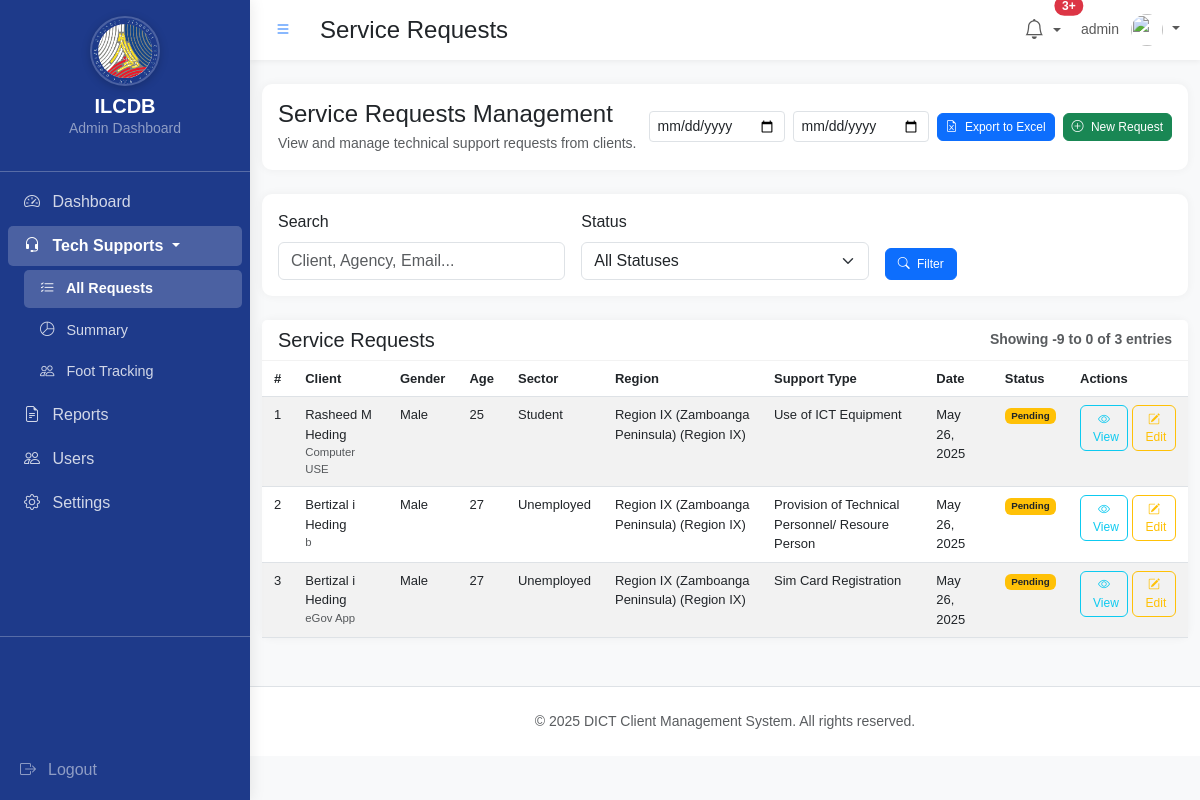
/admin/service-requests.php (signed in), run on an earlier commit of the app's database.
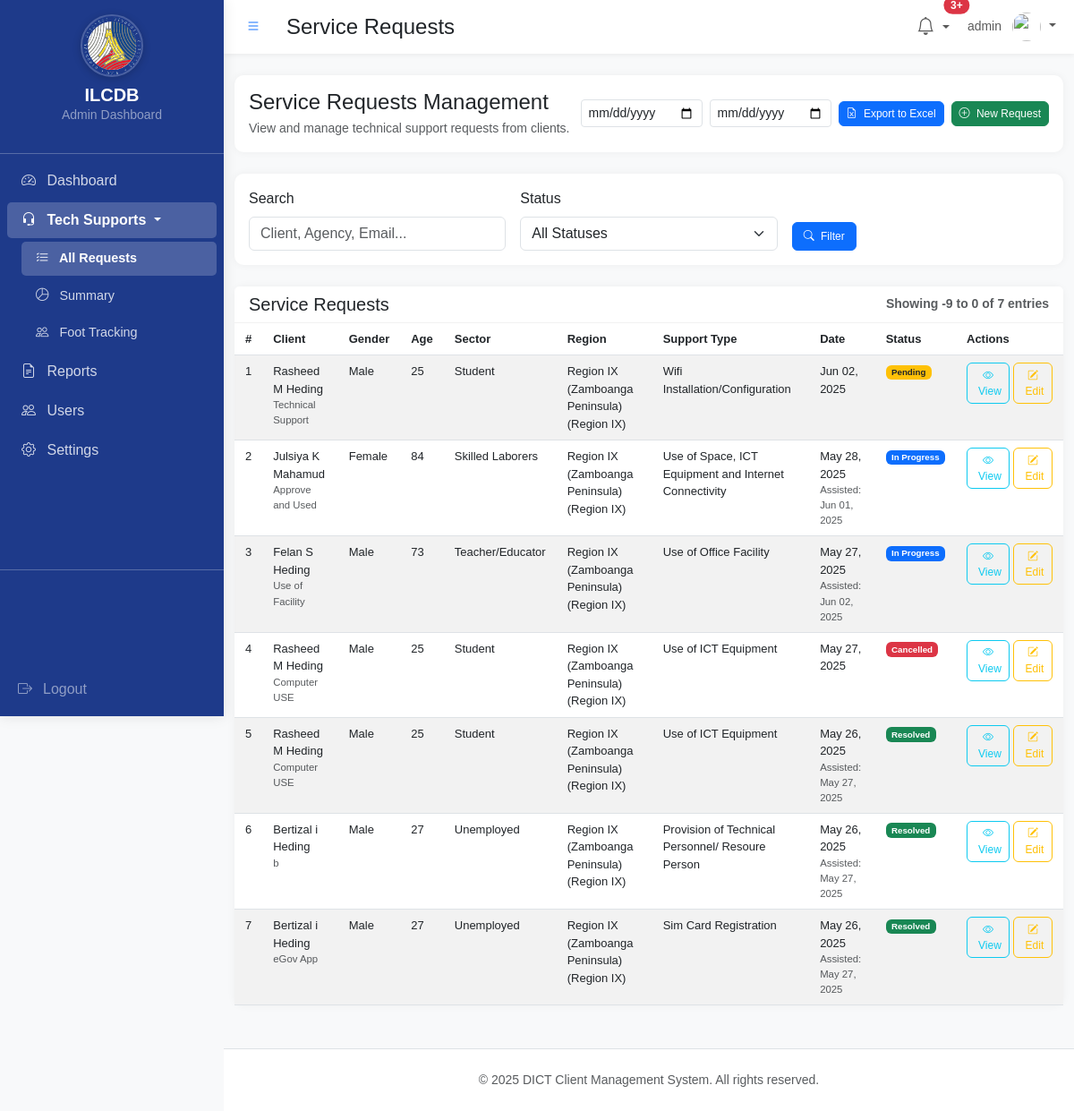
And on a later commit of the database.
### tables this page shows
CREATE TABLE `tech_support_requests` (
  `id` int(11) NOT NULL,
  `client_id` int(11) NOT NULL,
  `support_type` varchar(100) NOT NULL,
  `subject` varchar(255) DEFAULT NULL,
  `message` text NOT NULL,
  `issue_description` text NOT NULL,
  `date_requested` timestamp NOT NULL DEFAULT current_timestamp(),
  `date_assisted` timestamp NULL DEFAULT NULL,
  `date_resolved` timestamp NULL DEFAULT NULL,
  `assisted_by_id` int(11) DEFAULT NULL,
  `status` enum('Pending','In Progress','Resolved','Cancelled') DEFAULT 'Pending',
  `remarks` text DEFAULT NULL,
  `created_at` timestamp NOT NULL DEFAULT current_timestamp(),
  `updated_at` timestamp NOT NULL DEFAULT current_timestamp() ON UPDATE current_timestamp()
);

CREATE TABLE `clients` (
  `id` int(11) NOT NULL,
  `firstname` varchar(50) NOT NULL,
  `surname` varchar(50) NOT NULL,
  `middle_initial` char(1) DEFAULT NULL,
  `client_name` varchar(100) NOT NULL,
  `agency` varchar(100) NOT NULL,
  `gender` varchar(10) NOT NULL,
  `birthdate` date NOT NULL,
  `region` varchar(50) NOT NULL,
  `region_id` int(11) DEFAULT NULL,
  `province_id` int(11) DEFAULT NULL,
  `district_id` int(11) DEFAULT NULL,
  `municipality_id` int(11) DEFAULT NULL,
  `email` varchar(255) DEFAULT NULL,
  `phone` varchar(50) DEFAULT NULL,
  `created_at` timestamp NOT NULL DEFAULT current_timestamp()
);

CREATE TABLE `regions` (
  `id` int(11) NOT NULL,
  `region_code` varchar(20) NOT NULL,
  `region_name` varchar(100) NOT NULL,
  `created_at` timestamp NOT NULL DEFAULT current_timestamp(),
  `updated_at` timestamp NOT NULL DEFAULT current_timestamp() ON UPDATE current_timestamp()
);

### admin/service-requests.php (the view, shortened to what the rows shown need)
<?php
require_once '../includes/crud_operations.php';
$current_page = isset($_GET['page']) ? (int)$_GET['page'] : 1;
$records_per_page = 10;
$offset = ((int)$current_page - 1) * (int)$records_per_page;
try {
    $base_query = "SELECT tsr.*, c.firstname, c.surname, c.middle_initial, c.gender, c.agency, c.region,
                   TIMESTAMPDIFF(YEAR, c.birthdate, CURDATE()) as age,
                   r.region_name, r.region_code
                   FROM tech_support_requests tsr
                   LEFT JOIN clients c ON tsr.client_id = c.id
                   LEFT JOIN regions r ON c.region_id = r.id";
    $params = array();
    $base_query .= " ORDER BY tsr.date_requested DESC LIMIT ? OFFSET ?";
    $params[] = $records_per_page;
    $params[] = $offset;
    $stmt = $conn->prepare($base_query);
    if (!empty($params)) {
        $stmt->bind_param(str_repeat("s", count($params)), ...$params);
    }
    $stmt->execute();
    $result = $stmt->get_result();
    $serviceRequests = $result->fetch_all(MYSQLI_ASSOC);
} catch (Exception $e) {
    $error_message = "Error: " . $e->getMessage();
    $serviceRequests = [];
    $total_records = 0;
}
?>
<!DOCTYPE html>
<html lang="en">
<head>
    <link href="https://cdn.jsdelivr.net/npm/bootstrap@5.3.0-alpha1/dist/css/bootstrap.min.css" rel="stylesheet">
    <link href="https://cdn.jsdelivr.net/npm/bootstrap-icons@1.10.0/font/bootstrap-icons.css" rel="stylesheet">
</head>
<body>
    <?php include 'includes/sidebar.php'; ?>
    <div class="container-fluid py-4">
        <div class="card mb-4">
            <div class="card-body">
                <div class="d-flex justify-content-between align-items-center">
                    <div>
                        <h2 class="card-title h4 mb-1">Service Requests Management</h2>
                    </div>
                </div>
            </div>
        </div>
        <div class="card">
            <div class="table-container">
                <table class="table table-hover table-striped compact-table mb-0">
                    <thead>
                        <tr>
                            <th scope="col">#</th>
                            <th scope="col">Client</th>
                            <th scope="col">Gender</th>
                            <th scope="col">Age</th>
                            <th scope="col">Sector</th>
                            <th scope="col">Region</th>
                            <th scope="col">Support Type</th>
                            <th scope="col">Date</th>
                            <th scope="col">Status</th>
                            <th scope="col">Actions</th>
                        </tr>
                    </thead>
                    <tbody>
                        <?php if (empty($serviceRequests)): ?>
                        <tr>
                            <td colspan="10" class="text-center py-4 text-muted">
                                No service requests found.
                            </td>
                        </tr>
                        <?php else: ?>
                            <?php
                            $count = max(1, ((int)$current_page - 1) * (int)$records_per_page + 1);
                            foreach ($serviceRequests as $request):
                                $fullname = trim($request['firstname'] . ' ' .
                                    ($request['middle_initial'] ? $request['middle_initial'] . ' ' : '') .
                                    $request['surname']);
                            ?>
                            <tr>
                                <td><?php echo $count++; ?></td>
                                <td>
                                    <div class="fw-medium"><?php echo htmlspecialchars($fullname); ?></div>
                                    <div class="small text-muted"><?php echo htmlspecialchars($request['subject']); ?></div>
                                </td>
                                <td><?php echo htmlspecialchars($request['gender']); ?></td>
                                <td><?php echo !empty($request['age']) ? (int)$request['age'] : ''; ?></td>
                                <td><?php echo htmlspecialchars($request['agency']); ?></td>
                                <td>
                                    <?php
                                    echo htmlspecialchars($request['region_name'] ?? $request['region']);
                                    if (!empty($request['region_code'])) {
                                        echo ' (' . htmlspecialchars($request['region_code']) . ')';
                                    }
                                    ?>
                                </td>
                                <td><?php echo htmlspecialchars($request['support_type']); ?></td>
                                <td>
                                    <?php echo date('M d, Y', strtotime($request['date_requested'])); ?>
                                    <?php if ($request['date_assisted']): ?>
                                        <div class="small text-muted">
                                            Assisted: <?php echo date('M d, Y', strtotime($request['date_assisted'])); ?>
                                        </div>
                                    <?php endif; ?>
                                </td>
                                <td>
                                    <?php if ($request['status'] === 'Resolved'): ?>
                                        <span class="badge bg-success">Resolved</span>
                                    <?php elseif ($request['status'] === 'In Progress'): ?>
                                        <span class="badge bg-primary">In Progress</span>
                                    <?php elseif ($request['status'] === 'Cancelled'): ?>
                                        <span class="badge bg-danger">Cancelled</span>
                                    <?php else: ?>
                                        <span class="badge bg-warning text-dark">Pending</span>
                                    <?php endif; ?>
                                </td>                                <td>
                                    <div class="d-flex gap-1 justify-content-start">
                                        <a href="view-request.php?id=<?php echo $request['id']; ?>"
                                           class="btn btn-sm btn-outline-info flex-fill"
                                           title="View request details"
                                           data-bs-toggle="tooltip"
                                           data-bs-placement="top">
                                            <i class="bi bi-eye"></i>
                                            <span class="d-none d-md-inline ms-1">View</span>
                                        </a>
                                        <a href="edit-request.php?id=<?php echo $request['id']; ?>"
                                           class="btn btn-sm btn-outline-warning flex-fill"
                                           title="Edit request"
                                           data-bs-toggle="tooltip"
                                           data-bs-placement="top">
                                            <i class="bi bi-pencil-square"></i>
                                            <span class="d-none d-md-inline ms-1">Edit</span>
                                        </a>
                                    </div>
                                </td>
                            </tr>
                            <?php endforeach; ?>
                        <?php endif; ?>
                    </tbody>
                </table>
            </div>
        </div>
    </div>
</body>
</html>

What changed in the data, as far as the page shows it:
added tech_support_requests: client.surname "Rasheed M Heding", subject "Technical Support", client.gender "Male", age "25", client.agency "Student", regions.region_name "Region IX (Zamboanga Peninsula)", regions.region_code "Region IX", support_type "Wifi Installation/Configuration", date_requested "Jun 02, 2025", status "Pending"
added tech_support_requests: client.surname "Julsiya K Mahamud", subject "Approve and Used", client.gender "Female", age "84", client.agency "Skilled Laborers", regions.region_name "Region IX (Zamboanga Peninsula)", regions.region_code "Region IX", support_type "Use of Space, ICT Equipment and Internet Connectivity", date_requested "May 28, 2025", date_assisted "Jun 01, 2025", status "In Progress"
added tech_support_requests: client.surname "Felan S Heding", subject "Use of Facility", client.gender "Male", age "73", client.agency "Teacher/Educator", regions.region_name "Region IX (Zamboanga Peninsula)", regions.region_code "Region IX", support_type "Use of Office Facility", date_requested "May 27, 2025", date_assisted "Jun 02, 2025", status "In Progress"
added tech_support_requests: client.surname "Rasheed M Heding", subject "Computer USE", client.gender "Male", age "25", client.agency "Student", regions.region_name "Region IX (Zamboanga Peninsula)", regions.region_code "Region IX", support_type "Use of ICT Equipment", date_requested "May 27, 2025", status "Cancelled"
changed tech_support_requests (number 5 of 7 on the later page): date_assisted (not shown) → "May 27, 2025"; status "Pending" → "Resolved"
changed tech_support_requests "Provision of Technical Personnel/ Resoure Person": date_assisted (not shown) → "May 27, 2025"; status "Pending" → "Resolved"
changed tech_support_requests "Sim Card Registration": date_assisted (not shown) → "May 27, 2025"; status "Pending" → "Resolved"
Also different on the page:
$total_records: "3" → "7"
